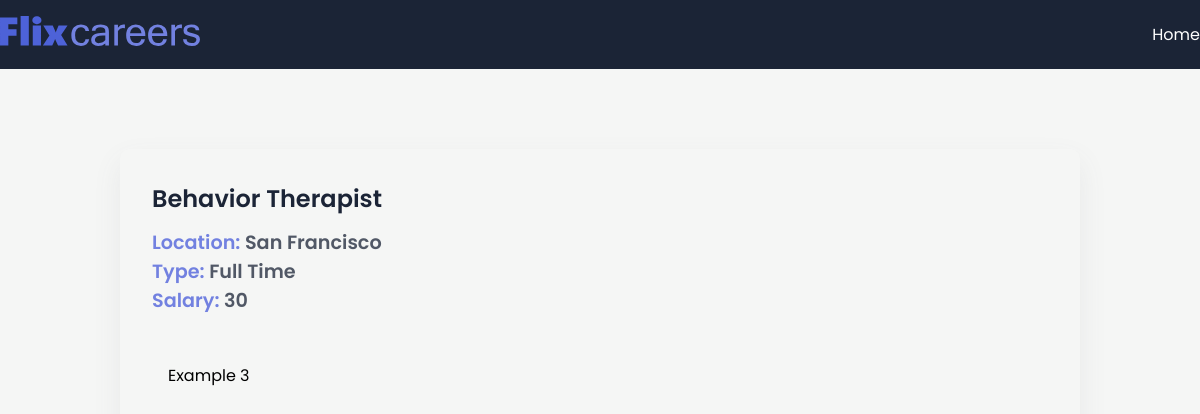
The page /job/3 on the database its author committed.
### app/models.py (models this page shows, shortened)
class JobPost(models.Model):
    JOB_TYPE_CHOICES = [
        ('Full Time', 'Full Time'),
        ('Part Time', 'Part Time')
    ]
    title = models.CharField(max_length=200)
    description = models.TextField()
    date = models.DateTimeField(auto_now_add=True)
    expiry = models.DateField(null=True)
    salary = models.IntegerField()
    slug = models.SlugField(null=True, max_length=40, unique=True)
    location = models.OneToOneField(Location, on_delete=models.CASCADE, null=True)
    author = models.ForeignKey(Author, on_delete=models.CASCADE, null=True)
    skills = models.ManyToManyField(Skills)
    type = models.CharField(max_length=200, null=False, choices=JOB_TYPE_CHOICES)

class Location(models.Model):
    street = models.CharField(max_length=200)
    city = models.CharField(max_length=200)
    state = models.CharField(max_length=200)
    country = models.CharField(max_length=200)
    zipcode = models.CharField(max_length=200)

### app/views.py (the view)
# urls.py: path('job/<int:job_id>', views.job_detail, name='jobs_detail'),
def job_detail(request, job_id):
    try:
        if job_id == 0:
            return redirect(reverse('jobs_home'))
        job = JobPost.objects.get(id=job_id)
        context={
            "job": job
        }
        return render(request, "app/job_detail.html", context)
    except:
        return HttpResponseNotFound("Not Found")

### app/templates/app/job_detail.html (shortened to what this page needs)
{% extends "base.html" %}
{% block content %}
    <section>
      <div class="container">
        <div class="view-post">
          <h1 class="jobtitle">
            {{job.title}}
          </h1>
          <p class="location it">Location: <span>{{job.location.city}}</span></p>
          <p class="status it">Type: <span>{{job.type}}</span></p>
          <p class="budget it">Salary: <span>{{job.salary}}</span></p>
          <div class="desc">
            <p class="details">
              {{job.description}}
            </p>
          </div>
        </div>
      </div>
    </section>
{% endblock content %}

### app/static/app/style.css (style rules this page uses)
* { margin: 0; padding: 0; box-sizing: border-box; font-family: "Poppins", sans-serif; }
:root { --blue: #4d62d8; --lblue: #7281e0; --card: #fdfdfd; --shadow: #64646f17 0px 12px 29px 0px; --nav: #1b2436; }
body { background: #f5f6f5; }
.container { max-width: 1200px; margin: auto; }
.view-post { width: 80%; border-radius: 10px; box-shadow: var(--shadow); margin: 5em auto; padding: 2em; }
.desc { max-height: 300px; overflow-y: scroll; margin: 2em 0; padding: 1em; }
.jobtitle { font-size: 1.5rem; color: var(--nav); font-weight: 600; margin-bottom: 0.5em; }
.it { font-size: 1.2rem; font-weight: 600; color: var(--lblue); }
.it span { color: #1b2436c0; }

### rows shown on the page
JobPost: title "Behavior Therapist", location.city "San Francisco", type "Full Time", salary "30", description "Example 3"
